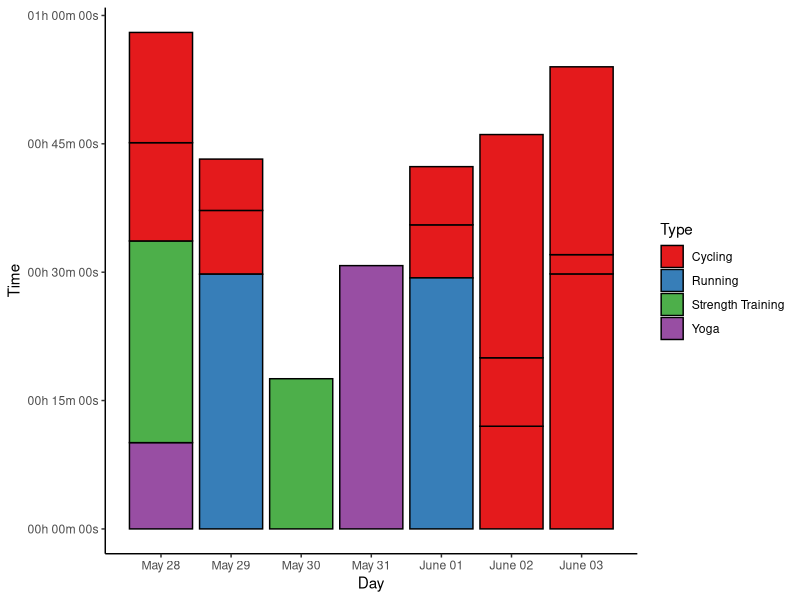
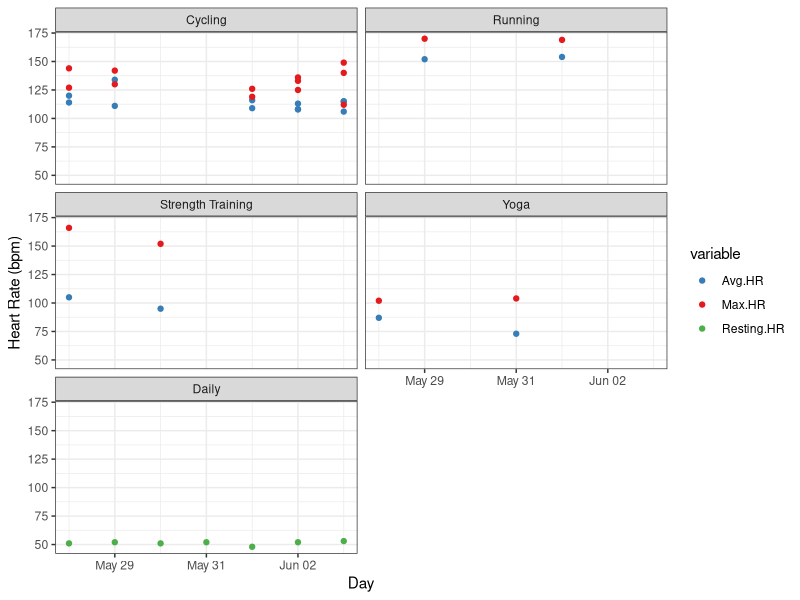
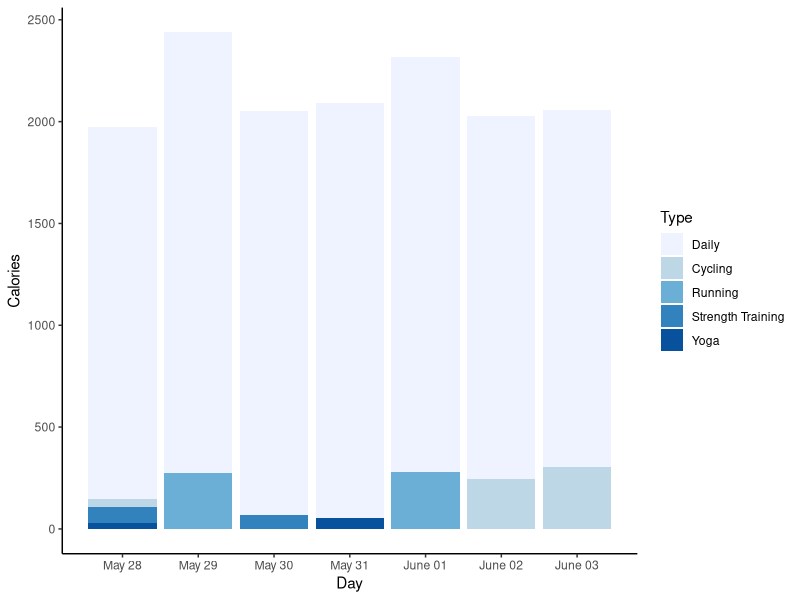
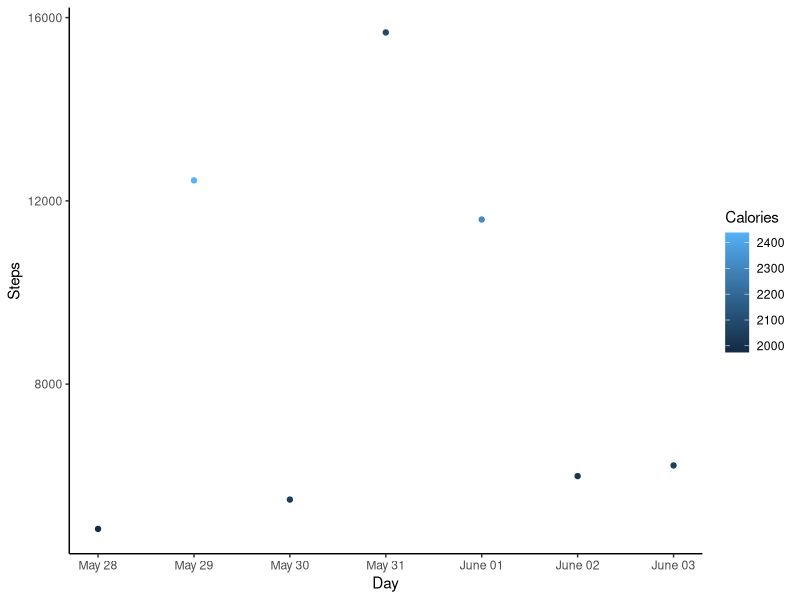

Reproduce these figures in R, in order.
## ---- chunk 1
setwd("C:/Users/Sarah/Dropbox/Fitness/SummerPain")
options(stringsAsFactors=FALSE)

library(chron)
library(plyr)
library(knitr)
library(ggplot2)
library(scales)
library(reshape2)
library(car)
## ---- chunk 2
# read in data
data <- read.table("Week3.csv", header=TRUE, sep=",", na.strings=c("NA", "--", ""))

# convert time/date objects
data$Start <- as.POSIXct(data$Start, format="%a, %d %B %Y %H:%M")
data$Time <- times(data$Time)

# remove morning exercise
dataf <- data[!data$Type=="Other", ]

# convert exercise type to factor and reorder for plotting
a <- recode(as.numeric(as.factor(dataf$Type)), "1=1; 2=5; 3=2; 4=3; 5=4")
dataf$Types <- reorder(dataf$Type, a)

# first look
summary(data)
dataf
## ---- chunk 3
kable(ddply(dataf, .(Type), summarise, duration=sum(Time)), format="html", table.attr="style='width:20%;'")
## ---- chunk 4
# extract day from activity start
dataf$Day <- as.Date(dataf$Start)

# ignore daily data for plotting
datas <- subset(dataf, !Type=="Daily")

p1 <- ggplot(datas, aes(x=Day, y=Time, fill=Type)) +
  geom_bar(stat="identity", colour="black") + scale_fill_brewer(palette="Set1")
p1 <- p1 + scale_y_chron(labels=date_format("%Hh %Mm %Ss"))
p1 <- p1 + theme_classic() + scale_x_date(date_breaks="1 day", date_labels="%B %d")
p1
## ---- chunk 5
# melt HR data
HRdata <- melt(dataf, id.vars=c("Activity", "Types", "Day"),
               measure.vars=c("Avg.HR", "Max.HR", "Resting.HR"))

p2 <- ggplot(data=HRdata, aes(x=Day, y=value, colour=variable)) +
  geom_point() + scale_colour_manual(values=c("#377EB8", "#E41A1C", "#4DAF4A"))
p2 <- p2 + facet_wrap(~factor(Types), nrow=3)
p2 <- p2 + theme_bw() + labs(y="Heart Rate (bpm)")
p2
## ---- chunk 6
#reorder types for this plot
b <- recode(as.numeric(as.factor(dataf$Types)), "1=2; 2=3; 3=4; 4=5; 5=1")
dataf$Types <- reorder(dataf$Type, b)

# sum up calories per exercise type per day
datac <- dcast(dataf, Day ~ Types, sum, value.var="Calories")
datacm <- melt(datac, id.vars="Day")
colnames(datacm) <- c("Day", "Type", "Calories")

p3 <- ggplot(datacm, aes(x=Day, y=Calories, fill=Type)) +
  geom_bar(stat="identity", position="identity") + scale_fill_brewer()
p3 <- p3 + theme_classic() + scale_x_date(date_breaks="1 day", date_labels="%B %d")
p3
## ---- chunk 7
# subset for only daily data
datad <- dataf[dataf$Type=="Daily", ]

p4 <- ggplot(datad, aes(x=Day, y=Steps, colour=Calories)) + geom_point()
p4 <- p4 + theme_classic() + scale_x_date(date_breaks="1 day", date_labels="%B %d")
p4
